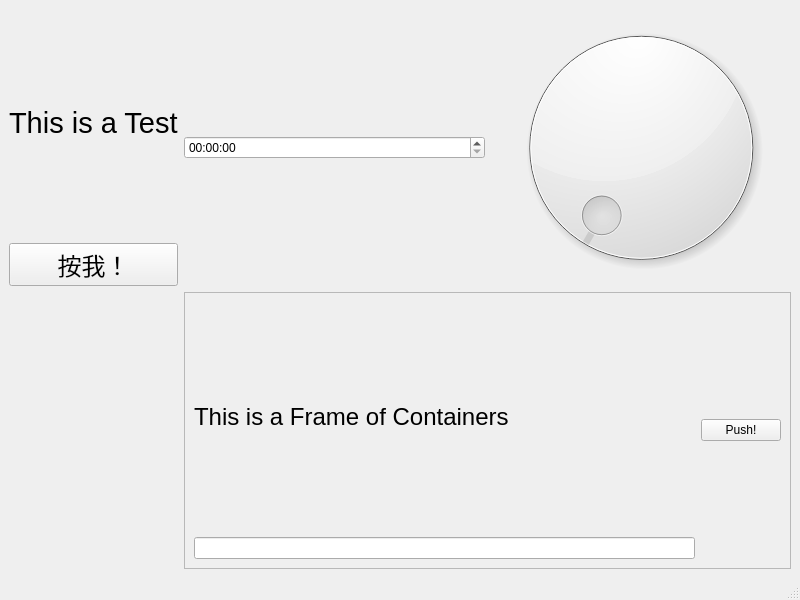
<?xml version="1.0" encoding="UTF-8"?>
<ui version="4.0">
 <class>MainWindow</class>
 <widget class="QMainWindow" name="MainWindow">
  <property name="geometry">
   <rect>
    <x>0</x>
    <y>0</y>
    <width>800</width>
    <height>600</height>
   </rect>
  </property>
  <property name="windowTitle">
   <string>MainWindow</string>
  </property>
  <widget class="QWidget" name="centralwidget">
   <layout class="QGridLayout" name="gridLayout">
    <item row="0" column="0">
     <layout class="QVBoxLayout" name="verticalLayout">
      <item>
       <widget class="QLabel" name="label">
        <property name="font">
         <font>
          <pointsize>22</pointsize>
         </font>
        </property>
        <property name="text">
         <string>This is a Test</string>
        </property>
       </widget>
      </item>
      <item>
       <widget class="QPushButton" name="pushButton">
        <property name="font">
         <font>
          <pointsize>18</pointsize>
         </font>
        </property>
        <property name="text">
         <string>按我！</string>
        </property>
       </widget>
      </item>
     </layout>
    </item>
    <item row="0" column="1">
     <layout class="QHBoxLayout" name="horizontalLayout">
      <item>
       <widget class="QTimeEdit" name="timeEdit"/>
      </item>
      <item>
       <widget class="QDial" name="dial"/>
      </item>
     </layout>
    </item>
    <item row="1" column="1">
     <widget class="QFrame" name="frame">
      <property name="frameShape">
       <enum>QFrame::StyledPanel</enum>
      </property>
      <property name="frameShadow">
       <enum>QFrame::Raised</enum>
      </property>
      <layout class="QHBoxLayout" name="horizontalLayout_2">
       <item>
        <layout class="QVBoxLayout" name="verticalLayout_2">
         <item>
          <widget class="QLabel" name="label_2">
           <property name="font">
            <font>
             <pointsize>18</pointsize>
            </font>
           </property>
           <property name="text">
            <string>This is a Frame of Containers</string>
           </property>
          </widget>
         </item>
         <item>
          <widget class="QLineEdit" name="lineEdit"/>
         </item>
        </layout>
       </item>
       <item>
        <widget class="QPushButton" name="pushButton_2">
         <property name="text">
          <string>Push!</string>
         </property>
        </widget>
       </item>
      </layout>
     </widget>
    </item>
   </layout>
  </widget>
  <widget class="QMenuBar" name="menubar">
   <property name="geometry">
    <rect>
     <x>0</x>
     <y>0</y>
     <width>800</width>
     <height>23</height>
    </rect>
   </property>
  </widget>
  <widget class="QStatusBar" name="statusbar"/>
 </widget>
 <resources/>
 <connections/>
</ui>
